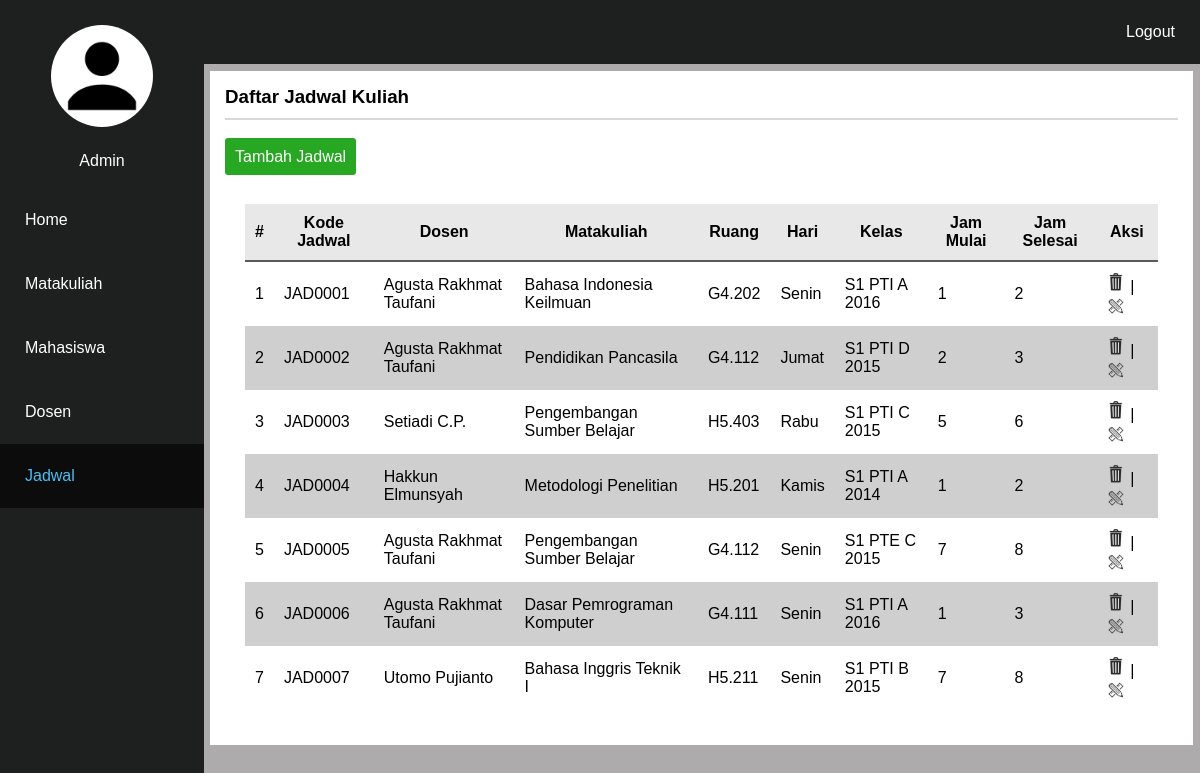
The page /admin/daftar-jadwal.php (signed in) on the database its author committed.
### tables this page shows
CREATE TABLE `jadwal` (
  `kd_jadwal` varchar(10) NOT NULL,
  `nip` varchar(20) NOT NULL,
  `kd_mk` varchar(10) NOT NULL,
  `ruang` varchar(10) NOT NULL,
  `hari` varchar(10) NOT NULL,
  `kelas` varchar(20) NOT NULL,
  `jam_mulai` int(2) NOT NULL,
  `jam_selesai` int(2) NOT NULL
);

CREATE TABLE `dosen` (
  `nip` varchar(18) NOT NULL,
  `nidn` varchar(10) NOT NULL,
  `nama_dos` varchar(35) NOT NULL,
  `alamat_dos` text NOT NULL,
  `email_dos` varchar(35) NOT NULL,
  `password` varchar(32) NOT NULL
);

CREATE TABLE `matkul` (
  `kd_mk` varchar(10) NOT NULL,
  `nama_mk` varchar(30) NOT NULL,
  `sks` int(2) NOT NULL,
  `js` int(2) NOT NULL,
  `kuota` int(2) NOT NULL,
  `grade_matkul` int(3) NOT NULL
);

### admin/daftar-jadwal.php (the view, shortened to what this page needs)
<!DOCTYPE html PUBLIC "-//W3C//DTD XHTML 1.0 Transitional//EN" "http://www.w3.org/TR/xhtml1/DTD/xhtml1-transitional.dtd">
<html xmlns="http://www.w3.org/1999/xhtml">
<head>
<link rel="stylesheet" type="text/css" href="../style.css" />
</head>
<?php
include "../check.php";
include "../koneksi.php";
?>
<body>
	<div class="navbar-side">
		<ul>
			<li><center><img src="../image/user-128.png" class="img-navbar"> <br> Admin <br><br></center></li>
			<li><a href="index.php">Home</a></li>
			<li><a href="daftar-matkul.php">Matakuliah</a></li>
			<li><a href="daftar-mahasiswa.php">Mahasiswa</a></li>
			<li><a href="daftar-dosen.php">Dosen</a></li>
			<li><a href="daftar-jadwal.php" class="active">Jadwal</a></li>
		</ul>
	</div>
	<div class="content">
		<div class="top-nav">
		<ul>
			<li style="float: right"><a href="../logout.php" style="float: right">Logout</a></li>
		</ul>
		</div>
		<div class="container">
			<?php
			$daftar_jadwal = mysqli_query($conn,"select * from jadwal, matkul, dosen where jadwal.kd_mk = matkul.kd_mk and jadwal.nip = dosen.nip");
			?>
			<h3>Daftar Jadwal Kuliah</h3>
			<div class="separate-line"></div>
			<br />
			<div class="btn-add"><a href="tambah-jadwal.php">Tambah Jadwal</a></div>
			<br />
			<div style="overflow-x: auto;">
				<table class="table">
					<tr>
						<th>#</th><th>Kode Jadwal</th><th>Dosen</th><th>Matakuliah</th><th>Ruang</th><th>Hari</th><th>Kelas</th><th>Jam Mulai</th><th>Jam Selesai</th><th>Aksi</th>
					</tr>
					<?php
					$no = 1;
					while ($r = mysqli_fetch_array($daftar_jadwal,MYSQLI_ASSOC)){
					?>
					<tr>
						<td><?php echo $no; ?></td>
						<td><?php echo $r['kd_jadwal']; ?></td>
						<td><?php echo $r['nama_dos']; ?></td>
						<td><?php echo $r['nama_mk']; ?></td>
						<td><?php echo $r['ruang']; ?></td>
						<td><?php echo $r['hari']; ?></td>
						<td><?php echo $r['kelas']; ?></td>
						<td><?php echo $r['jam_mulai']; ?></td>
						<td><?php echo $r['jam_selesai']; ?></td>
						<td><a href="del-jadwal.php?kode_jadwal=<?php echo $r[0]; ?>" title="Hapus"><img src="../image/del.png" class="del-edit-btn1"></a> | <a href="edit-jadwal.php?kd_jad=<?php echo $r[0]; ?>" title="Edit"><img src="../image/edit.png" class="del-edit-btn1"></a> </td>
					</tr>
					<?php
						$no++;
					}
					?>
				</table>
			</div>
		</div>
	</div>
</body>
</html>

### check.php (shortened to what this page needs)
<!DOCTYPE html PUBLIC "-//W3C//DTD XHTML 1.0 Transitional//EN" "http://www.w3.org/TR/xhtml1/DTD/xhtml1-transitional.dtd">
<html xmlns="http://www.w3.org/1999/xhtml">
<head>
</head>
<body>
</body>
</html>

### style.css (style rules this page uses)
* { margin:0; padding:0; box-sizing:border-box; }
a { text-decoration: none; color: #0b2a9c; }
body { font-family:"Trebuchet MS", Arial, Helvetica, sans-serif; background-color: #adabab; }
.container { margin-left: 17.5%; margin-top: 7px; margin-right: 7px; margin-bottom: 7px; background-color: #fff; padding: 15px; }
.content { content: ""; }
.separate-line { border: solid 1px #d9d8d8; box-shadow: #999595; width: 100%; align-content: center; margin-top: 10px; margin-bottom: 10px; }
.btn-add a { padding: 10px; text-decoration: none; color: #fff; background-color: #26a823; border-radius: 3px; }
.del-edit-btn1 { width: 20px; }
.img-navbar { border-radius: 50%; background-color: #fff; margin: 25px 27px; width: 50%; }
.top-nav { width: 100%; height: auto; background-color: #1e1f1f; }
.top-nav ul { list-style-type: none; overflow: hidden; }
.top-nav ul li { display: inline-block; }
.top-nav ul li a { color: #fff; padding: 23px 25px; text-decoration: none; }
.navbar-side { height: 100%; background-color: #1e1f1f; position: fixed; width: 17%; color: #fff; }
.navbar-side ul { list-style-type: none; overflow: auto; }
.navbar-side ul li a { display: block; color: #fff; padding: 23px 25px; color: #fff; text-decoration: none; }
.navbar-side ul li a.active { color: #48c1f4; background-color: #0c0c0c; text-decoration: none; }
.table { border-collapse: collapse; border: none; margin: 20px; }
.table th { padding: 10px; background-color:#e9e8e8; border-bottom: 2px solid #5c5b5b; }
.table td { padding: 10px; }
.table tr:nth-child(odd) { background-color: #d0cfcf; }

### rows shown on the page
jadwal: kd_jadwal "JAD0001", dosen.nama_dos "Agusta Rakhmat Taufani", kd_mk.nama_mk "Bahasa Indonesia Keilmuan", ruang "G4.202", hari "Senin", kelas "S1 PTI A 2016", jam_mulai "1", jam_selesai "2"
jadwal: kd_jadwal "JAD0002", dosen.nama_dos "Agusta Rakhmat Taufani", kd_mk.nama_mk "Pendidikan Pancasila", ruang "G4.112", hari "Jumat", kelas "S1 PTI D 2015", jam_mulai "2", jam_selesai "3"
jadwal: kd_jadwal "JAD0003", dosen.nama_dos "Setiadi C.P.", kd_mk.nama_mk "Pengembangan Sumber Belajar", ruang "H5.403", hari "Rabu", kelas "S1 PTI C 2015", jam_mulai "5", jam_selesai "6"
jadwal: kd_jadwal "JAD0004", dosen.nama_dos "Hakkun Elmunsyah", kd_mk.nama_mk "Metodologi Penelitian", ruang "H5.201", hari "Kamis", kelas "S1 PTI A 2014", jam_mulai "1", jam_selesai "2"
jadwal: kd_jadwal "JAD0005", dosen.nama_dos "Agusta Rakhmat Taufani", kd_mk.nama_mk "Pengembangan Sumber Belajar", ruang "G4.112", hari "Senin", kelas "S1 PTE C 2015", jam_mulai "7", jam_selesai "8"
jadwal: kd_jadwal "JAD0006", dosen.nama_dos "Agusta Rakhmat Taufani", kd_mk.nama_mk "Dasar Pemrograman Komputer", ruang "G4.111", hari "Senin", kelas "S1 PTI A 2016", jam_mulai "1", jam_selesai "3"
jadwal: kd_jadwal "JAD0007", dosen.nama_dos "Utomo Pujianto", kd_mk.nama_mk "Bahasa Inggris Teknik I", ruang "H5.211", hari "Senin", kelas "S1 PTI B 2015", jam_mulai "7", jam_selesai "8"
